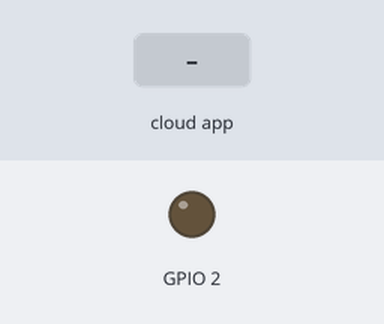
Recording of a sketch running on a simulated ESP8266 (NodeMCU). On the bench: output pins drawn as LEDs (lit = HIGH). The inputs (shaded band) are chosen by the test bench. WiFi joins after 1.5 s; servers stay silent unless stated; what the sketch prints to the serial monitor is not drawn.

Above: at 2.8 s.
2.9 s: the phone or cloud app sets StreamDn to 0
At 3.6 s:
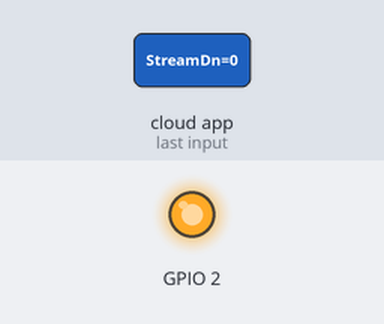
Timing chart, 0 to 5.9 s (numbered marks = the images above; inputs shaded):
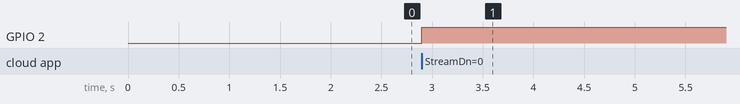

Measured:
- after the input at 2.9 s, GPIO 2: LOW → HIGH at once

The sketch:

FireIoT_Example_LED.ino
```cpp
#include <ESP8266WiFi.h>
#include <FirebaseESP8266.h>
#include <Ticker.h>
#define FIREBASE_HOST "fireiot-app-default-rtdb.asia-southeast1.firebasedatabase.app" //Do not change this
#define API_KEY "AIzaSyBMbMzH-djvb9E8ywJDF2T9V3f_UeF9G-Q" //Do not change this
//Wifi Credentials:
#define WIFI_SSID "Wifi_name" //Your Home WiFi SSID (name)
#define WIFI_PASSWORD "pass" //WiFi Password
//User Credentials:
#define USER_EMAIL "Email"//Rigistered Email on FireioT App
#define USER_PASSWORD "pass"//Your passoword
FirebaseData fbdoDn;//Firebase Database Instance for Down Stream(getting Commands from FireioT App)
FirebaseData fbdoUp;//Firebase Database instance for Up Stream(Sending Data from This Device to FireioT App)
FirebaseAuth auth;  //Instance of Firebase Authentication
FirebaseConfig config;//Instance of Firebase Configuration
String path = ""; //To store the full Path of the Database
bool switchState[8];//This boll Array is to Store incoming SwithStates(Switch_0 to Switch_7)
signed int seekBarInt[3];// This usigned in is to Store Inconing SeekBar Values(SeekBar_0 to SeekBar_2)
String dispString[] = {"myDisp1","Disp2","Connected"};//This String Array stores Outgoing Strings.(Disp_0 to Disp_2)
Ticker flipper;
Ticker updateDB;
bool ledState=false;
bool diplayUpdate=false;
int count =0;
int updateDelay=1000;

unsigned long sendDataPrevMillis = 0;

void setup()
{
  Serial.begin(115200);

  WiFi.begin(WIFI_SSID, WIFI_PASSWORD);
  Serial.print("Connecting to Wi-Fi");
  while (WiFi.status() != WL_CONNECTED)
  {
      Serial.print(".");
      delay(300);
  }
  Serial.println();
  Serial.print("Connected with IP: ");
  Serial.println(WiFi.localIP());
  Serial.println();

  /* Assign the project host and api key (required) */
  config.host = FIREBASE_HOST;
  config.api_key = API_KEY;

  /* Assign the user sign in credentials */
  auth.user.email = USER_EMAIL;
  auth.user.password = USER_PASSWORD;

  Firebase.begin(&config, &auth);
  Firebase.reconnectWiFi(true);
  fbdoDn.setResponseSize(1024);
  fbdoDn.setBSSLBufferSize(1024, 1024);
  String base_path = "/FireIoT/Users/";//Do not Change this

  path = base_path + auth.token.uid.c_str()+"/Data";////Do not Change this
  if (!Firebase.beginStream(fbdoDn, path+"/StreamDn")){//Do not Change this
    Serial.println("Error Reason: " + fbdoDn.errorReason());//Print for Debugging
  }
  pinMode(LED_BUILTIN,OUTPUT);// Declaring  LED_BUILTIN as OUTPUT
}

void loop()
{
  if (!Firebase.readStream(fbdoDn)){
    Serial.println("Error Reason: " + fbdoDn.errorReason());  //Print for Debugging
      }

  if (fbdoDn.streamTimeout()){
    Serial.println("Stream timeout, resume streaming...");//Print for Debugging
      }

  if (fbdoDn.streamAvailable())//If Down Stream Available(Any Input from The FireioT App)
  {/*
    This below string look like 00000000|0|0|0; This is the incoming data from FireIoT App.
    First 8 char Ripresents 8 switches(Switch_0 to Switch 7)
    Next Strings between | | pipes Represents SeekBars(SeekBar_0 to SeekBar_2)
    */
    String dd =fbdoDn.stringData();//Do not change this
    Serial.println(dd);//just for Debugging,, prints incoming data string from FireioT App
    for(int i=0; i<8;i++){//Do not change this
      if(dd.substring(i,i+1) == "0"){//Converting 0 or 1 char to bool.
        switchState[i]=false;
      }else{
        switchState[i]=true;
        }
    }
    String SeekStr=dd.substring(9);//Do not change this-- Extracts the Data for SeekBars
    int seekCount=0;//Do not change this
    int seekIndex=0;//Do not change this
    for (int i = 0; i < SeekStr.length(); i++) {//Do not change this
        if (SeekStr.substring(i, i+1) == "|") {//Do not change this
          seekBarInt[seekCount] =SeekStr.substring(seekIndex, i).toInt();//Do not change this
          seekCount++;//Do not change this
          seekIndex=i+1;//Do not change this
          }
        }

    digitalWrite(LED_BUILTIN,!switchState[0]);//switchState[Switch number (0 to 7)]

    float delayInMills=(float)seekBarInt[0]/1000.0; //seekBarInt[SeekBar Number (0 to 2)]-- we are using seekBar 0 for Blynk Delay;
    //dispString[2]="LED State:"+(String)(switchState[0])+"-"+(String)delayInMills;
    if(switchState[0]){
      flipper.attach(delayInMills, flip);
    }else{
      flipper.detach();
      digitalWrite(LED_BUILTIN,HIGH);
      }
  }
}

void flip() {
  digitalWrite(LED_BUILTIN, ledState);     // set pin to the opposite state
  ledState =!ledState;
}
```
